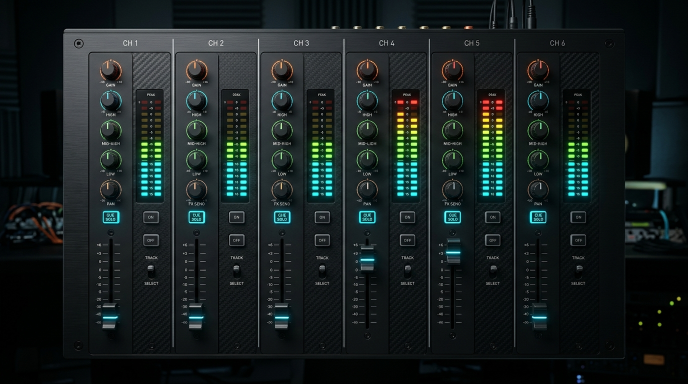
#> input picture SmartCoolApp/assets/dj_mixer.jpg, 1376 x 768 px (shown at 1/2 size)
$ python test_mixer_theme.py
#> lines starting #> are read from the running program, lines starting #| are printed output that depends on the picture
import os
import sys
import math
from PIL import Image, ImageDraw, ImageFont

def get_font(font_type, size_pt, scale, bold=False):
    actual_size = max(7, int(size_pt * scale))
    font_names = {
        "ui": ["segoeuib.ttf" if bold else "segoeui.ttf", "arialbd.ttf" if bold else "arial.ttf"],
        "mono": ["consola.ttf", "consolab.ttf" if bold else "consola.ttf", "cour.ttf"]
    }
    for fname in font_names.get(font_type, ["arial.ttf"]):
        fpath = os.path.join(os.environ.get("WINDIR", "C:\\Windows"), "Fonts", fname)
        if os.path.exists(fpath):
            try:
                return ImageFont.truetype(fpath, actual_size)
            except Exception:
                pass
    return ImageFont.load_default()

def draw_led_vu_meter(draw, x, y, width, height, level_ratio, num_segments=16, scale=1.0):
    """
    Desenha uma coluna de LEDs estilo mesa de mistura de estúdio (VU Meter / Equalizador).
    Verde na base, Âmbar a meio e Vermelho no topo (Peak/Clip).
    """
    level_ratio = min(1.0, max(0.0, level_ratio))
    gap = max(1, int(2 * scale))
    seg_h = (height - (num_segments - 1) * gap) / float(num_segments)

    # Cores ativas
    c_green = "#10b981"
    c_cyan = "#00d2ff"
    c_amber = "#fbbf24"
    c_red = "#ef4444"

    # Cores desligadas (dim)
    d_green = "#08231a"
    d_amber = "#241806"
    d_red = "#260909"

    for i in range(num_segments):
        # i = 0 é a base, i = num_segments - 1 é o topo
        seg_ratio = (i + 1) / float(num_segments)
        is_lit = (seg_ratio <= level_ratio)

        # Determinar cor do segmento
        if seg_ratio <= 0.60:
            color = c_green if is_lit else d_green
        elif seg_ratio <= 0.82:
            color = c_amber if is_lit else d_amber
        else:
            color = c_red if is_lit else d_red

        sy1 = y + height - int(i * (seg_h + gap))
        sy0 = sy1 - int(seg_h)

        draw.rectangle([x, sy0, x + width, sy1], fill=color)

def draw_fader(draw, track_x, track_y, track_h, level_ratio, scale=1.0):
    """Desenha a ranhura do fader e o manípulo metálico ajustado ao nível."""
    level_ratio = min(1.0, max(0.0, level_ratio))
    # Ranhura
    slot_w = max(2, int(3 * scale))
    draw.rectangle([track_x - slot_w // 2, track_y, track_x + slot_w // 2, track_y + track_h], fill="#0a0e14", outline="#1e293b", width=1)

    # Posição do manípulo (0 = fundo, 1 = topo)
    knob_y = track_y + track_h - int(level_ratio * track_h)
    kw = int(22 * scale)
    kh = int(12 * scale)
    kx0 = track_x - kw // 2
    kx1 = track_x + kw // 2
    ky0 = knob_y - kh // 2
    ky1 = knob_y + kh // 2

    # Corpo metálico do fader
    draw.rectangle([kx0, ky0, kx1, ky1], fill="#334155", outline="#64748b", width=1)
    # Linha branca central do manípulo
    draw.line([(kx0 + int(3*scale), knob_y), (kx1 - int(3*scale), knob_y)], fill="#f8fafc", width=max(1, int(1.5*scale)))

def render_mixer_view(stats, width=1280, height=720, assets_dir="assets"):
#> called with width = 1280, height = 720, assets_dir = 'SmartCoolApp/assets'
    scale = height / 320.0
    is_compact = (width <= 640)

    # 1. Carregar Wallpaper de Mesa de Mistura
    bg_path = os.path.join(assets_dir, "dj_mixer.jpg")
    if os.path.exists(bg_path):
        base_img = Image.open(bg_path).convert("RGB")
#> base_img is the input picture: PIL image 1376x768 RGB; mean R, G, B 23.6, 32.1, 32
        base_ratio = base_img.width / float(base_img.height)
        target_ratio = width / float(height)
        if base_ratio > target_ratio:
            nh = height
            nw = int(height * base_ratio)
            base_resized = base_img.resize((nw, nh), Image.Resampling.LANCZOS)
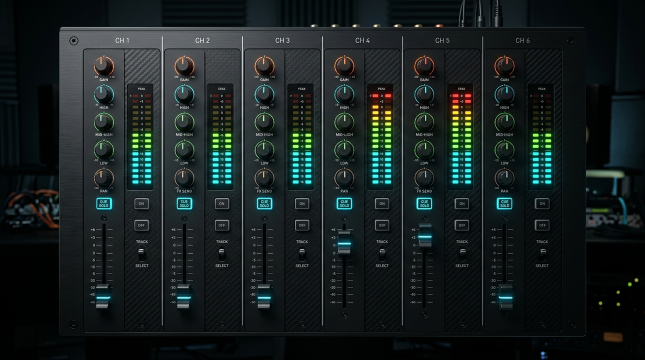
#> base_resized: PIL image 1290x720 RGB (shown at 1/2 size); mean R, G, B 23.6, 32.1, 32
            x_off = (nw - width) // 2
            img = base_resized.crop((x_off, 0, x_off + width, height))
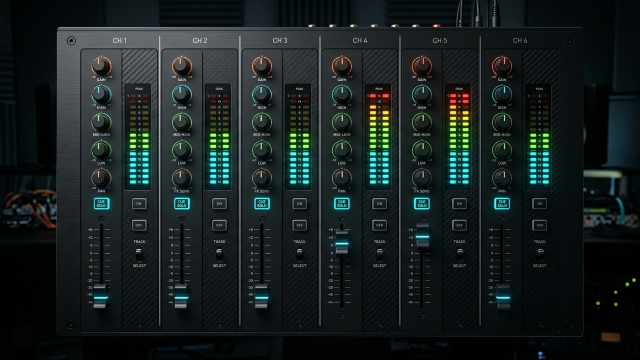
#> img: PIL image 1280x720 RGB (shown at 1/2 size); mean R, G, B 23.8, 32.3, 32.2
        else:
            nw = width
            nh = int(width / base_ratio)
            base_resized = base_img.resize((nw, nh), Image.Resampling.LANCZOS)
            y_off = (nh - height) // 2
            img = base_resized.crop((0, y_off, width, y_off + height))
    else:
        img = Image.new("RGB", (width, height), "#080b10")

    # 2. Camada Transparência HUD Mesa de Mistura
    overlay = Image.new("RGBA", (width, height), (0, 0, 0, 0))
#> overlay: PIL image 1280x720 RGBA; every value is 0
    d_ov = ImageDraw.Draw(overlay)

    # Barra Superior Studio Master
    bar_h = int(26 * scale)
    d_ov.rectangle([0, 0, width, bar_h], fill=(8, 12, 18, 235))

    # Barra Inferior Console Status
    bot_h = int(24 * scale)
    d_ov.rectangle([0, height - bot_h, width, height], fill=(8, 12, 18, 240))

    # 6 Canais de Áudio / Telemetria
    num_channels = 6
    pad_x = int(8 * scale)
    usable_w = width - (2 * pad_x)
    col_w = usable_w / float(num_channels)
    content_y0 = bar_h + int(6 * scale)
    content_y1 = height - bot_h - int(6 * scale)

    # Fundo translúcido para cada canal para garantir legibilidade de nível de estúdio
    for i in range(num_channels):
        cx0 = int(pad_x + i * col_w) + int(2 * scale)
        cx1 = int(pad_x + (i + 1) * col_w) - int(2 * scale)
        d_ov.rectangle([cx0, content_y0, cx1, content_y1], fill=(10, 15, 22, 215), outline=(30, 41, 59, 180), width=1)

    img = Image.alpha_composite(img.convert("RGBA"), overlay).convert("RGB")
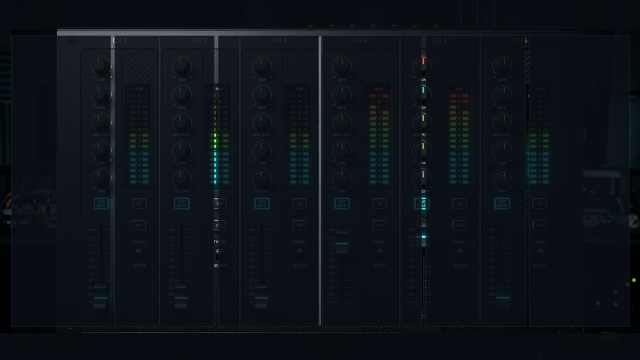
#> img: PIL image 1280x720 RGB (shown at 1/2 size); mean R, G, B 12.9, 18.4, 23.9
    draw = ImageDraw.Draw(img)

    # Fontes
    f_title = get_font("ui", 10, scale, bold=True)
    f_clock = get_font("mono", 11, scale, bold=True)
    f_ch_title = get_font("ui", 8.5, scale, bold=True)
    f_val_giant = get_font("mono", 13, scale, bold=True)
    f_val_med = get_font("ui", 9.5, scale, bold=True)
    f_small = get_font("ui", 8.0, scale, bold=False)
    f_badge = get_font("mono", 8.5, scale, bold=True)

    c_cyan = "#00d2ff"
    c_green = "#10b981"
    c_amber = "#fbbf24"
    c_red = "#ef4444"
    c_white = "#f8fafc"
    c_slate = "#94a3b8"

    # Barra de Título Superior
    # Faixa colorida EQ
    draw.rectangle([0, 0, int(width * 0.35), int(2.5 * scale)], fill=c_cyan)
    draw.rectangle([int(width * 0.35), 0, int(width * 0.70), int(2.5 * scale)], fill=c_green)
    draw.rectangle([int(width * 0.70), 0, width, int(2.5 * scale)], fill=c_amber)

    draw.text((int(12 * scale), int(6 * scale)), "STUDIO MIXER // MASTER TELEMETRY EQUALIZER", fill=c_white, font=f_title)
    if not is_compact:
        draw.text((int(width * 0.52), int(7 * scale)), "24-BIT / 96kHz LIVE BUS", fill=c_slate, font=f_small)
    draw.text((width - int(100 * scale), int(6 * scale)), stats.get("time", "00:00"), fill=c_amber, font=f_clock)

    # Dados de cada canal
    channels_data = [
        {
            "name": "CH 1: CPU",
            "stat1": f"{stats.get('cpu_clock', 4.80):.2f} GHz",
            "stat2": f"{stats.get('cpu_temp', 47)}°C",
            "val_str": f"{stats.get('cpu_usage', 0)}%",
            "ratio": stats.get("cpu_usage", 0) / 100.0,
            "foot": f"{stats.get('cpu_fan', 0)} RPM",
            "color": c_cyan
        },
        {
            "name": "CH 2: GPU",
            "stat1": f"RTX 4070Ti",
            "stat2": f"{stats.get('gpu_temp', 50)}°C",
            "val_str": f"{stats.get('gpu_usage', 0)}%",
            "ratio": stats.get("gpu_usage", 0) / 100.0,
            "foot": f"{stats.get('gpu_fan', 0)} RPM",
            "color": c_green
        },
        {
            "name": "CH 3: RAM",
            "stat1": f"{stats.get('ram_used_gb', 0)} GB",
            "stat2": "DDR5",
            "val_str": f"{stats.get('ram_usage', 0)}%",
            "ratio": stats.get("ram_usage", 0) / 100.0,
            "foot": "MEMORY",
            "color": c_amber
        },
        {
            "name": "CH 4: SSD",
            "stat1": f"C:{stats.get('disk_c_free_gb', 0)}G",
            "stat2": f"E:{stats.get('disk_e_free_gb', 0)}G",
            "val_str": f"{stats.get('disk_c_usage', 56)}%",
            "ratio": stats.get("disk_c_usage", 56) / 100.0,
            "foot": "NVMe M.2",
            "color": c_cyan
        },
        {
            "name": "CH 5: NET",
            "stat1": f"DL {stats.get('net_down_str', '0M')}",
            "stat2": f"UL {stats.get('net_up_str', '0M')}",
            "val_str": "FLOW",
            "ratio": min(1.0, stats.get("net_down_kb", 8400) / 15000.0),
            "foot": "GbE LAN",
            "color": c_green
        },
        {
            "name": "CH 6: MAIN",
            "stat1": f"SYS {stats.get('sys_temp', 38)}°C",
            "stat2": "OUT 0dB",
            "val_str": "MASTER",
            "ratio": max(stats.get("cpu_usage", 0), stats.get("gpu_usage", 0)) / 100.0,
            "foot": f"{stats.get('chassis_fan', 1100)} RPM",
            "color": c_amber
        }
    ]

    # Renderizar cada canal
    for i, ch in enumerate(channels_data):
        cx0 = int(pad_x + i * col_w) + int(2 * scale)
        cx1 = int(pad_x + (i + 1) * col_w) - int(2 * scale)
        mid_x = (cx0 + cx1) // 2

        # 1. Cabeçalho do Canal
        head_y = content_y0 + int(4 * scale)
        head_h = int(18 * scale)
        draw.rectangle([cx0 + int(4*scale), head_y, cx1 - int(4*scale), head_y + head_h], fill="#0e1726", outline="#1e293b", width=1)
        draw.text((mid_x, head_y + head_h // 2), ch["name"], fill=ch["color"], font=f_ch_title, anchor="mm")

        # 2. Informação Primária e Secundária
        t_y = head_y + head_h + int(4 * scale)
        draw.text((mid_x, t_y), ch["stat1"], fill=c_white, font=f_val_med, anchor="mt")
        draw.text((mid_x, t_y + int(14 * scale)), ch["stat2"], fill=ch["color"], font=f_small, anchor="mt")

        # 3. Equalizador LED (VU Meter) e Fader
        meter_y = t_y + int(30 * scale)
        meter_h = content_y1 - meter_y - int(40 * scale)

        # Se for compacto (480x320 USB LCD), o VU meter ocupa a largura toda
        # Se for normal (1280x720), desenha lado a lado: VU Meter à esquerda e Fader à direita!
        if not is_compact:
            # Lado esquerdo: VU Meter com 2 barras stereo
            vu_w = int(14 * scale)
            vu_x1 = mid_x - int(24 * scale)
            vu_x2 = vu_x1 + vu_w + int(3 * scale)
            draw_led_vu_meter(draw, vu_x1, meter_y, vu_w, meter_h, ch["ratio"], num_segments=18, scale=scale)
            # Ligeira variação no canal R para parecer stereo real
            r_ratio = max(0.0, min(1.0, ch["ratio"] * (0.92 if i % 2 == 0 else 1.05)))
            draw_led_vu_meter(draw, vu_x2, meter_y, vu_w, meter_h, r_ratio, num_segments=18, scale=scale)

            # Lado direito: Fader
            fader_x = mid_x + int(24 * scale)
            draw_fader(draw, fader_x, meter_y, meter_h, ch["ratio"], scale=scale)
        else:
            # Modo compacto 480x320: Barra LED larga de 16 segmentos
            vu_w = int(22 * scale)
            vu_x = mid_x - vu_w // 2
            draw_led_vu_meter(draw, vu_x, meter_y, vu_w, meter_h, ch["ratio"], num_segments=14, scale=scale)

        # 4. Valor em Percentagem / Nível
        val_y = content_y1 - int(34 * scale)
        draw.text((mid_x, val_y), ch["val_str"], fill=c_white, font=f_val_giant, anchor="mm")

        # 5. Rodapé do Canal
        foot_y = content_y1 - int(16 * scale)
        draw.text((mid_x, foot_y), ch["foot"], fill=c_slate, font=f_small, anchor="mm")
#> this loop made 6 passes
#> (cx0, cx1, mid_x, vu_x1, vu_x2, r_ratio, fader_x) on passes 1 to 6: (22, 221, 121, 67, 104, 0.35, 175), (229, 428, 328, 274, 311, 0.473, 382), (436, 636, 536, 482, 519, 0.423, 590), (644, 843, 743, 689, 726, 0.588, 797), (851, 1050, 950, 896, 933, 0.515, 1004), (1058, 1258, 1158, 1104, 1141, 0.473, 1212)

    # Rodapé Principal do Console
    bot_text_y = height - bot_h + int(4 * scale)
    draw.text((int(14 * scale), bot_text_y), "● REC [ACTIVE]   ► PLAY [ON]   SOLO [CUE]   CROSSFADER [CH 1 <---> CH 2]", fill=c_slate, font=f_small)
    draw.text((width - int(14 * scale), bot_text_y), f"BPM: {int(stats.get('cpu_clock', 4.80) * 26.5)} // DSP LOCK", fill=c_green, font=f_badge, anchor="rt")

    return img

if __name__ == "__main__":
    assets_dir = os.path.join(os.path.dirname(os.path.abspath(__file__)), "assets")
    mock_stats = {
        "time": "01:45",
        "cpu_temp": 47,
        "cpu_usage": 38,
        "cpu_clock": 4.80,
        "cpu_fan": 1280,
        "gpu_temp": 52,
        "gpu_usage": 45,
        "gpu_mem_used_gb": 4.8,
        "gpu_mem_total_gb": 12.0,
        "gpu_fan": 1350,
        "ram_usage": 46,
        "ram_used_gb": 14.8,
        "sys_temp": 38,
        "chassis_fan": 1100,
        "disk_c_free_gb": 218,
        "disk_c_usage": 56,
        "disk_e_free_gb": 845,
        "disk_e_usage": 48,
        "net_down_str": "8.4 MB/s",
        "net_up_str": "1.5 MB/s",
        "net_down_kb": 8400,
        "net_up_kb": 1500,
    }

    img_hd = render_mixer_view(mock_stats, 1280, 720, assets_dir)
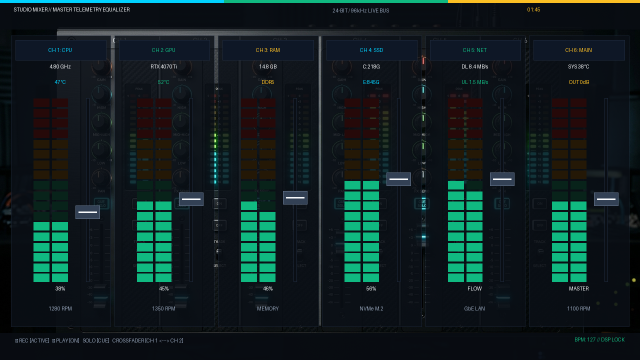
#> img_hd: PIL image 1280x720 RGB (shown at 1/2 size); mean R, G, B 16.3, 31.4, 32.3
    img_hd.save(os.path.join(assets_dir, "preview_theme_mixer.png"))
    img_hd.save(os.path.join(".", "preview_theme_mixer.png"))

    img_usb = render_mixer_view(mock_stats, 480, 320, assets_dir)
#> call 2 of render_mixer_view, with width = 480, height = 320, assets_dir = 'SmartCoolApp/assets'
#> in render_mixer_view (call 2), `img = base_resized.crop((x_off, 0, x_off + width, height))`:
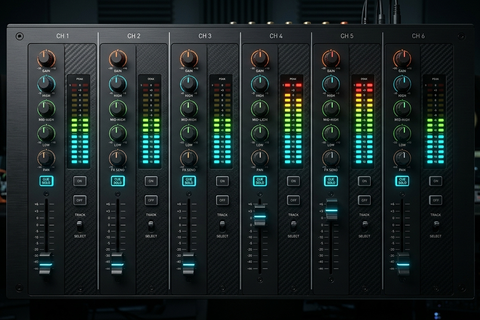
#> img: PIL image 480x320 RGB; mean R, G, B 27, 36.2, 35.9
#> in render_mixer_view (call 2), `img = Image.alpha_composite(img.convert("RGBA"), overlay).convert("RGB")`:
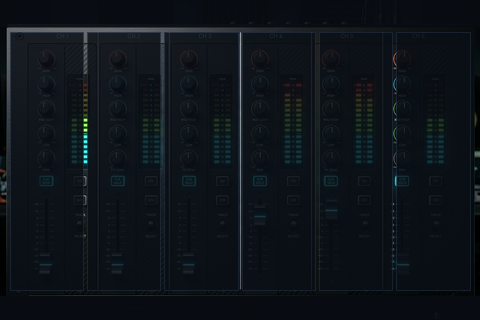
#> img: PIL image 480x320 RGB; mean R, G, B 14.2, 19.8, 25.3
#> the loop in render_mixer_view (call 2), `for i, ch in enumerate(channels_data):` made 6 passes
#> (cx0, cx1, mid_x, vu_x) on passes 1 to 6: (10, 83, 46, 35), (87, 160, 123, 112), (164, 238, 201, 190), (242, 315, 278, 267), (319, 392, 355, 344), (396, 470, 433, 422)
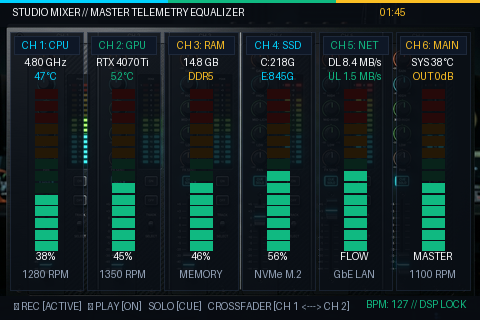
#> img_usb: PIL image 480x320 RGB; mean R, G, B 20.5, 36.2, 36.7
    img_usb.save(os.path.join(assets_dir, "preview_theme_mixer_usb.png"))
    img_usb.save(os.path.join(".", "preview_theme_mixer_usb.png"))
    print("[OK] Previews da Mesa de Mistura / Equalizador geradas com sucesso.")
